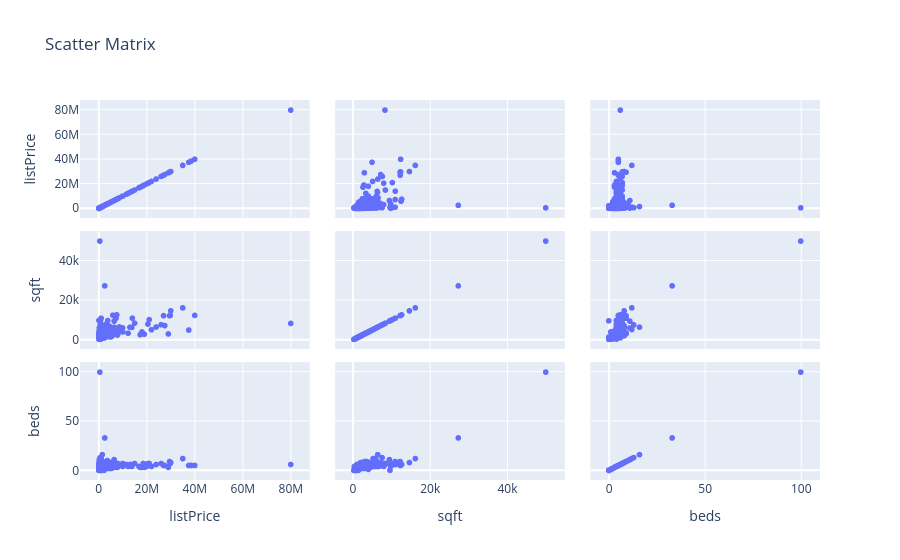

Notebook cell for this chart:
### Markdown cell above
### 🔹 8. Pair Plot Alternative (Scatter Matrix)

### Code cell
fig = px.scatter_matrix(df,
                        dimensions=['listPrice','sqft','beds'],
                        title='Scatter Matrix')
fig.show()

### Figure 1 — Plotly figure (JSON) as saved in the notebook; plotly's stock layout.template omitted (floating-point values rounded to 4 significant figures; data arrays with more than 128 entries replaced by an {"elided": "..."} marker saying what was removed)
{"data": [{"dimensions": [{"axis": {"matches": true}, "label": "listPrice", "values": {"elided": "2149 int values"}}, {"axis": {"matches": true}, "label": "sqft", "values": {"elided": "2149 float values"}}, {"axis": {"matches": true}, "label": "beds", "values": {"elided": "2149 float values"}}], "hovertemplate": "%{xaxis.title.text}=%{x}<br>%{yaxis.title.text}=%{y}<extra></extra>", "legendgroup": "", "marker": {"color": "#636efa", "symbol": "circle"}, "name": "", "showlegend": false, "type": "splom"}], "layout": {"dragmode": "select", "legend": {"tracegroupgap": 0}, "title": {"text": "Scatter Matrix"}}}
